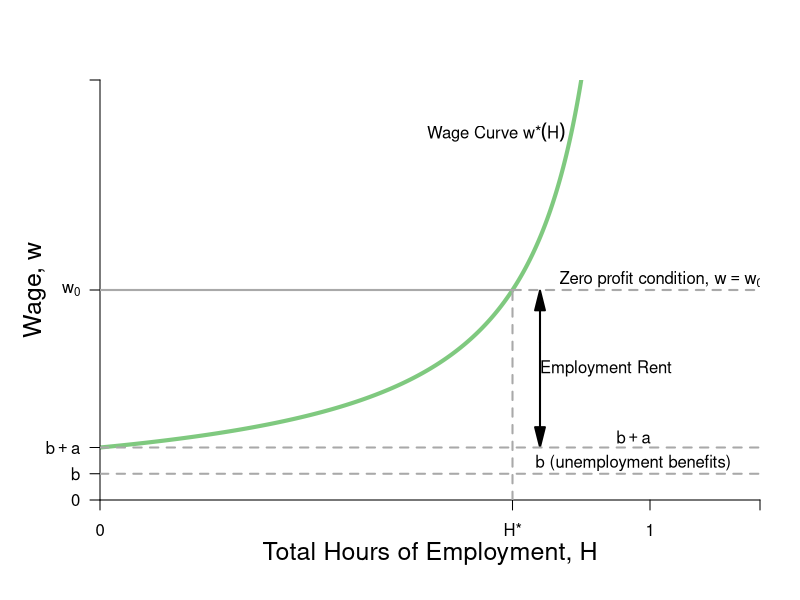

R code for this plot:
require(ggplot2)
require(shape)
require(plotrix)
pdf(file = "employment/employment_wage_macro_zpc.pdf", width = 9, height = 7)

#Set parameters for graphics
axislabelsize <- 1.5
graphlinewidth <- 3

COL <- c("#7fc97f", "#beaed4", "#fdc086", "#ffff99", "#386cb0", "#f0027f", "#bf5b17", "#666666")
COLA <- c("#99d8c9","#66c2a4","#41ae76", "#238b45", "#005824")
COLB <- c("#4eb3d3", "#2b8cbe", "#0868ac","#084081")

WageFn <- function(H, delta = 5) {
  delta /(1 - H)
}

#COL <- c("#1B9E77", "#D95F02", "#7570B3", "#E7298A", "#66A61E", "#E6AB02", "#A6761D", "#666666")
COL <- c("#7fc97f", "#beaed4", "#fdc086", "#ffff99")
par(mar =  c(5, 5, 4, 2))
xlims <- c(0, 1.2)
ylims <- c(0, 40)


plot(0, 0, xlim = xlims, ylim = ylims, type = "n",
     xlab = expression(paste("Total Hours of Employment, ", H)),
     ylab = expression(paste("Wage, ", w)),
     xaxt = "n", 
     yaxt = "n",
     cex.lab = axislabelsize, 
     line = 2.5,
     bty = "n", 
     xaxs="i", 
     yaxs="i")

npts <- 500 
npts2 <- 501
#Specify the sequences of points for graphing. 
xx1 <- seq(xlims[1], 0.9, length.out = npts)
xx2 <- seq(xlims[1], xlims[2], length.out = npts)
xx3 <- seq(xlims[1], xlims[2], length.out = npts2)
xx4 <- seq(xlims[1], 25, length.out = npts2)

#Draw the lines for the graphs
lines(xx1, WageFn(xx1), col = COL[1], lwd = 4)
#lines(xx2, solowCondition(xx2, delta = 5), col = COL[3], lwd = 4)
#lines(xx2, solowInfeas(xx2, delta = 5), col = COL[1], lwd = 4, lty = 2)

#Customize ticks and labels for the plot
ticksy <- c(0, 2.5, 5, 20,  40)
ylabels <- c(0, expression(paste(b)), expression(paste(b+a)), expression(paste(w[0])), NA)
ticksx <- c(0, 0.75, 1, xlims[2])
xlabels <- c(0, expression(paste(H,"*")), 1.0, NA)
axis(1, at = ticksx, pos = 0, labels = xlabels)
axis(2, at = ticksy, pos = 0, labels = ylabels, las = 1)

#Annotation of the  graphs
text(0.72, 35, expression(paste("Wage Curve ", w,"*",(H))))

#Line for the absolute maximum quality
#segments(1, 0, 1, 42, lty = 2, lwd = 3, col = "darkgray")
segments(0.75, 0, 0.75, 20, lty = 2, lwd = 2, col = "darkgray")

#Arrow to Slope of BRF
#Arrows(0.5, 13, 0.58, 13, col = "black", lty = 1, lwd = 2, arr.type = "triangle")
#text(0.35, 13, expression(paste("Slope = " - u[q], " = ", frac(delta, (1 - q)^2))))


Arrows(0.8, 15, 0.8, 19, col = "black", lty = 1, lwd = 2, arr.type = "triangle")
Arrows(0.8, 15, 0.8, 6, col = "black", lty = 1, lwd = 2, arr.type = "triangle")
text(0.92, 12.5, expression(paste("Employment Rent")))

#Text to indicate delta = 5
#text(0.2, 38, expression(paste("Wage Function")))
#text(0.2, 36, expression(paste("set to ", delta, " = 5")))


#Zero profit condition 
segments(0, 20, 0.75, 20, lty = 1, lwd = 2, col = "darkgray")
segments(0.75, 20, 1.2, 20, lty = 2, lwd = 2, col = "darkgray")

#Unemployment benefits & a
segments(0, 5, 1.2, 5, lty = 2, lwd = 2, col = "darkgray")
segments(0, 2.5, 1.2, 2.5, lty = 2, lwd = 2, col = "darkgray")

#Zero profit condition
text(1.02, 21, expression(paste("Zero profit condition, ", w == w[0])))
text(0.97, 6, expression(paste(b + a)))
text(0.97, 3.5, expression(paste(b, " (unemployment benefits)")))
#text(1.08, 36, expression(paste("level of")))
#text(1.08, 34, expression(paste("employment, ", bar(H))))


dev.off()
